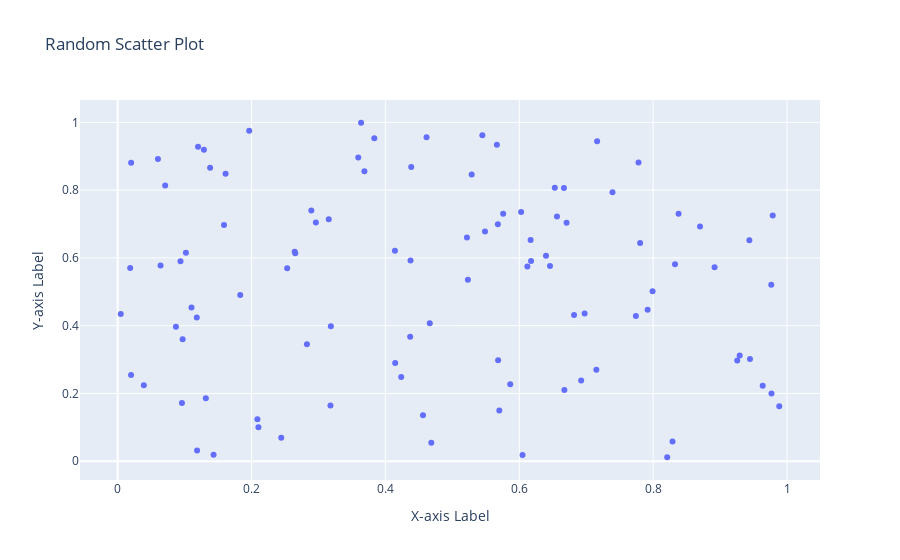

Notebook cell for this chart:
### Code cell
import plotly.express as px
import numpy as np

# Generate random data
np.random.seed(0)
n = 100
x = np.random.rand(n)
y = np.random.rand(n)

# Create a Plotly scatter plot
fig = px.scatter(x=x, y=y, title='Random Scatter Plot', labels={'x': 'X-axis', 'y': 'Y-axis'})

# Customize the layout
fig.update_layout(
    xaxis=dict(title_text='X-axis Label'),
    yaxis=dict(title_text='Y-axis Label'),
)

# Show the plot
fig.show()

obj = fig.to_json()
